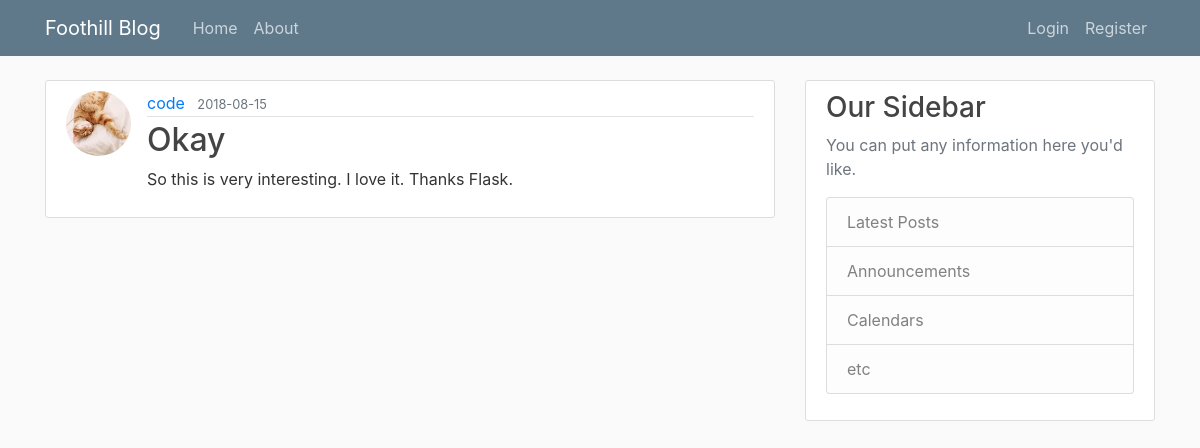
/post/10, run on the app's committed database.
### blog/models.py (models this page shows, shortened)
class User(db.Model, UserMixin):
    id = db.Column(db.Integer, primary_key=True)
    username = db.Column(db.String(20), unique=True, nullable=False)
    email = db.Column(db.String(120), unique=True, nullable=False)
    ImageFile = db.Column(db.String(20), nullable=False,
                           default='default.jpg')
    password = db.Column(db.String(60), nullable=False)
    posts = db.relationship('Post', backref='author', lazy=True)

class Post(db.Model):
    id = db.Column(db.Integer, primary_key=True)
    title = db.Column(db.String(100), nullable=False)
    DatePosted = db.Column(db.DateTime, nullable=False, default=datetime.utcnow)
    content = db.Column(db.Text, nullable=False)
    UserId = db.Column(db.Integer, db.ForeignKey('user.id'), nullable=False)

### blog/routes.py (the view)
@app.route("/post/<int:post_id>")
def post(post_id):
    post = Post.query.get_or_404(post_id)
    return render_template('post.html', title=post.title, post=post)

### blog/templates/post.html (shortened to what this page needs)
{% extends "layout.html" %}
{% block content %}
    <article class="media content-section">
        <img class="rounded-circle article-img" src="{{ url_for('static', filename='ProfilePics/' + post.author.ImageFile) }}">
        <div class="media-body">
            <div class="article-metadata">
                <a class="mr-2" href="{{ url_for('UserPosts', username=post.author.username) }}">{{ post.author.username }}</a>
                <small class="text-muted">{{ post.DatePosted.strftime('%Y-%m-%d') }}</small>
            </div>
            <h2 class="article-title">{{ post.title }}</h2>
            <p class="article-content">{{ post.content }}</p>
        </div>
    </article>
{% endblock content %}

### blog/static/main.css (style rules this page uses)
body { background: #fafafa; color: #333333; margin-top: 5rem; }
h1, h2, h3, h4, h5, h6 { color: #444444; }
.content-section { background: #ffffff; padding: 10px 20px; border: 1px solid #dddddd; border-radius: 3px; margin-bottom: 20px; }
.article-title { color: #444444; }
.article-content { white-space: pre-line; }
.article-img { height: 65px; width: 65px; margin-right: 16px; }
.article-metadata { padding-bottom: 1px; margin-bottom: 4px; border-bottom: 1px solid #e3e3e3 }

### data on the page
User: author.username "code"
Post: title "Okay", content "So this is very interesting. I love it. Thanks Flask."

### other printed values
{{ post.DatePosted.strftime('%Y-%m-%d') }} "2018-08-15"
